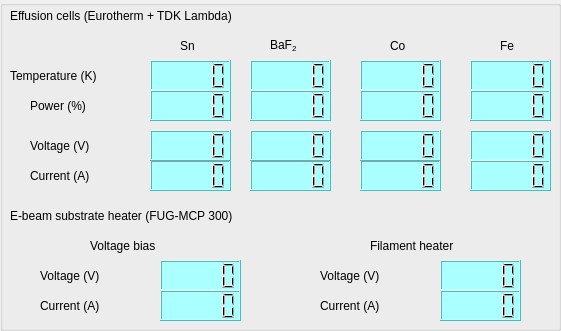
     <widget class="QGroupBox" name="groupBox_13">
      <property name="geometry">
       <rect>
        <x>0</x>
        <y>10</y>
        <width>561</width>
        <height>331</height>
       </rect>
      </property>
      <property name="title">
       <string/>
      </property>
      <widget class="QLabel" name="label_238">
       <property name="geometry">
        <rect>
         <x>10</x>
         <y>0</y>
         <width>471</width>
         <height>31</height>
        </rect>
       </property>
       <property name="styleSheet">
        <string notr="true">font: 12pt &quot;MS Shell Dlg 2&quot;;</string>
       </property>
       <property name="text">
        <string>Effusion cells (Eurotherm + TDK Lambda)</string>
       </property>
      </widget>
      <widget class="QLCDNumber" name="lcdNumber_98">
       <property name="geometry">
        <rect>
         <x>150</x>
         <y>60</y>
         <width>81</width>
         <height>31</height>
        </rect>
       </property>
       <property name="autoFillBackground">
        <bool>false</bool>
       </property>
       <property name="styleSheet">
        <string notr="true">background-color: rgb(170, 255, 255);</string>
       </property>
      </widget>
      <widget class="QLabel" name="label_239">
       <property name="geometry">
        <rect>
         <x>180</x>
         <y>30</y>
         <width>91</width>
         <height>31</height>
        </rect>
       </property>
       <property name="styleSheet">
        <string notr="true">font: 12pt &quot;MS Shell Dlg 2&quot;;</string>
       </property>
       <property name="text">
        <string>Sn</string>
       </property>
      </widget>
      <widget class="QLabel" name="label_240">
       <property name="geometry">
        <rect>
         <x>270</x>
         <y>30</y>
         <width>81</width>
         <height>31</height>
        </rect>
       </property>
       <property name="styleSheet">
        <string notr="true">font: 12pt &quot;MS Shell Dlg 2&quot;;</string>
       </property>
       <property name="text">
        <string>&lt;html&gt;&lt;head/&gt;&lt;body&gt;&lt;p&gt;BaF&lt;span style=&quot; vertical-align:sub;&quot;&gt;2&lt;/span&gt;&lt;/p&gt;&lt;/body&gt;&lt;/html&gt;</string>
       </property>
      </widget>
      <widget class="QLCDNumber" name="lcdNumber_99">
       <property name="geometry">
        <rect>
         <x>250</x>
         <y>60</y>
         <width>81</width>
         <height>31</height>
        </rect>
       </property>
       <property name="styleSheet">
        <string notr="true">background-color: rgb(170, 255, 255);</string>
       </property>
      </widget>
      <widget class="QLabel" name="label_241">
       <property name="geometry">
        <rect>
         <x>390</x>
         <y>30</y>
         <width>71</width>
         <height>31</height>
        </rect>
       </property>
       <property name="styleSheet">
        <string notr="true">font: 12pt &quot;MS Shell Dlg 2&quot;;</string>
       </property>
       <property name="text">
        <string>Co</string>
       </property>
      </widget>
      <widget class="QLabel" name="label_242">
       <property name="geometry">
        <rect>
         <x>500</x>
         <y>30</y>
         <width>41</width>
         <height>31</height>
        </rect>
       </property>
       <property name="styleSheet">
        <string notr="true">font: 12pt &quot;MS Shell Dlg 2&quot;;</string>
       </property>
       <property name="text">
        <string>Fe</string>
       </property>
      </widget>
      <widget class="QLCDNumber" name="lcdNumber_100">
       <property name="geometry">
        <rect>
         <x>360</x>
         <y>60</y>
         <width>81</width>
         <height>31</height>
        </rect>
       </property>
       <property name="styleSheet">
        <string notr="true">background-color: rgb(170, 255, 255);</string>
       </property>
      </widget>
      <widget class="QLCDNumber" name="lcdNumber_101">
       <property name="geometry">
        <rect>
         <x>470</x>
         <y>60</y>
         <width>81</width>
         <height>31</height>
        </rect>
       </property>
       <property name="styleSheet">
        <string notr="true">background-color: rgb(170, 255, 255);</string>
       </property>
      </widget>
      <widget class="QLabel" name="label_243">
       <property name="geometry">
        <rect>
         <x>10</x>
         <y>60</y>
         <width>161</width>
         <height>31</height>
        </rect>
       </property>
       <property name="styleSheet">
        <string notr="true">font: 10pt &quot;MS Shell Dlg 2&quot;;</string>
       </property>
       <property name="text">
        <string>Temperature (K)</string>
       </property>
      </widget>
      <widget class="QLabel" name="label_244">
       <property name="geometry">
        <rect>
         <x>30</x>
         <y>90</y>
         <width>131</width>
         <height>31</height>
        </rect>
       </property>
       <property name="styleSheet">
        <string notr="true">font: 10pt &quot;MS Shell Dlg 2&quot;;</string>
       </property>
       <property name="text">
        <string>Power (%)</string>
       </property>
      </widget>
      <widget class="QLCDNumber" name="lcdNumber_102">
       <property name="geometry">
        <rect>
         <x>360</x>
         <y>90</y>
         <width>81</width>
         <height>31</height>
        </rect>
       </property>
       <property name="styleSheet">
        <string notr="true">background-color: rgb(170, 255, 255);</string>
       </property>
      </widget>
      <widget class="QLCDNumber" name="lcdNumber_103">
       <property name="geometry">
        <rect>
         <x>250</x>
         <y>90</y>
         <width>81</width>
         <height>31</height>
        </rect>
       </property>
       <property name="styleSheet">
        <string notr="true">background-color: rgb(170, 255, 255);</string>
       </property>
      </widget>
      <widget class="QLCDNumber" name="lcdNumber_104">
       <property name="geometry">
        <rect>
         <x>470</x>
         <y>90</y>
         <width>81</width>
         <height>31</height>
        </rect>
       </property>
       <property name="styleSheet">
        <string notr="true">background-color: rgb(170, 255, 255);</string>
       </property>
      </widget>
      <widget class="QLCDNumber" name="lcdNumber_105">
       <property name="geometry">
        <rect>
         <x>150</x>
         <y>90</y>
         <width>81</width>
         <height>31</height>
        </rect>
       </property>
       <property name="styleSheet">
        <string notr="true">background-color: rgb(170, 255, 255);</string>
       </property>
      </widget>
      <widget class="QLabel" name="label_245">
       <property name="geometry">
        <rect>
         <x>30</x>
         <y>130</y>
         <width>161</width>
         <height>31</height>
        </rect>
       </property>
       <property name="styleSheet">
        <string notr="true">font: 10pt &quot;MS Shell Dlg 2&quot;;</string>
       </property>
       <property name="text">
        <string>Voltage (V)</string>
       </property>
      </widget>
      <widget class="QLabel" name="label_246">
       <property name="geometry">
        <rect>
         <x>30</x>
         <y>160</y>
         <width>161</width>
         <height>31</height>
        </rect>
       </property>
       <property name="styleSheet">
        <string notr="true">font: 10pt &quot;MS Shell Dlg 2&quot;;</string>
       </property>
       <property name="text">
        <string>Current (A)</string>
       </property>
      </widget>
      <widget class="QLCDNumber" name="lcdNumber_106">
       <property name="geometry">
        <rect>
         <x>360</x>
         <y>160</y>
         <width>81</width>
         <height>31</height>
        </rect>
       </property>
       <property name="styleSheet">
        <string notr="true">background-color: rgb(170, 255, 255);</string>
       </property>
      </widget>
      <widget class="QLCDNumber" name="lcdNumber_107">
       <property name="geometry">
        <rect>
         <x>360</x>
         <y>130</y>
         <width>81</width>
         <height>31</height>
        </rect>
       </property>
       <property name="styleSheet">
        <string notr="true">background-color: rgb(170, 255, 255);</string>
       </property>
      </widget>
      <widget class="QLCDNumber" name="lcdNumber_108">
       <property name="geometry">
        <rect>
         <x>250</x>
         <y>160</y>
         <width>81</width>
         <height>31</height>
        </rect>
       </property>
       <property name="styleSheet">
        <string notr="true">background-color: rgb(170, 255, 255);</string>
       </property>
      </widget>
      <widget class="QLCDNumber" name="lcdNumber_109">
       <property name="geometry">
        <rect>
         <x>150</x>
         <y>160</y>
         <width>81</width>
         <height>31</height>
        </rect>
       </property>
       <property name="styleSheet">
        <string notr="true">background-color: rgb(170, 255, 255);</string>
       </property>
      </widget>
      <widget class="QLCDNumber" name="lcdNumber_110">
       <property name="geometry">
        <rect>
         <x>250</x>
         <y>130</y>
         <width>81</width>
         <height>31</height>
        </rect>
       </property>
       <property name="styleSheet">
        <string notr="true">background-color: rgb(170, 255, 255);</string>
       </property>
      </widget>
      <widget class="QLCDNumber" name="lcdNumber_111">
       <property name="geometry">
        <rect>
         <x>470</x>
         <y>130</y>
         <width>81</width>
         <height>31</height>
        </rect>
       </property>
       <property name="styleSheet">
        <string notr="true">background-color: rgb(170, 255, 255);</string>
       </property>
      </widget>
      <widget class="QLCDNumber" name="lcdNumber_112">
       <property name="geometry">
        <rect>
         <x>470</x>
         <y>160</y>
         <width>81</width>
         <height>31</height>
        </rect>
       </property>
       <property name="styleSheet">
        <string notr="true">background-color: rgb(170, 255, 255);</string>
       </property>
      </widget>
      <widget class="QLCDNumber" name="lcdNumber_113">
       <property name="geometry">
        <rect>
         <x>150</x>
         <y>130</y>
         <width>81</width>
         <height>31</height>
        </rect>
       </property>
       <property name="styleSheet">
        <string notr="true">background-color: rgb(170, 255, 255);</string>
       </property>
      </widget>
      <widget class="QLabel" name="label_247">
       <property name="geometry">
        <rect>
         <x>10</x>
         <y>200</y>
         <width>471</width>
         <height>31</height>
        </rect>
       </property>
       <property name="styleSheet">
        <string notr="true">font: 12pt &quot;MS Shell Dlg 2&quot;;</string>
       </property>
       <property name="text">
        <string>E-beam substrate heater (FUG-MCP 300)</string>
       </property>
      </widget>
      <widget class="QLabel" name="label_248">
       <property name="geometry">
        <rect>
         <x>40</x>
         <y>290</y>
         <width>161</width>
         <height>31</height>
        </rect>
       </property>
       <property name="styleSheet">
        <string notr="true">font: 10pt &quot;MS Shell Dlg 2&quot;;</string>
       </property>
       <property name="text">
        <string>Current (A)</string>
       </property>
      </widget>
      <widget class="QLCDNumber" name="lcdNumber_114">
       <property name="geometry">
        <rect>
         <x>160</x>
         <y>260</y>
         <width>81</width>
         <height>31</height>
        </rect>
       </property>
       <property name="styleSheet">
        <string>background-color: rgb(170, 255, 255);</string>
       </property>
      </widget>
      <widget class="QLabel" name="label_249">
       <property name="geometry">
        <rect>
         <x>40</x>
         <y>260</y>
         <width>161</width>
         <height>31</height>
        </rect>
       </property>
       <property name="styleSheet">
        <string notr="true">font: 10pt &quot;MS Shell Dlg 2&quot;;</string>
       </property>
       <property name="text">
        <string>Voltage (V)</string>
       </property>
      </widget>
      <widget class="QLCDNumber" name="lcdNumber_115">
       <property name="geometry">
        <rect>
         <x>160</x>
         <y>290</y>
         <width>81</width>
         <height>31</height>
        </rect>
       </property>
       <property name="styleSheet">
        <string>background-color: rgb(170, 255, 255);</string>
       </property>
      </widget>
      <widget class="QLabel" name="label_250">
       <property name="geometry">
        <rect>
         <x>320</x>
         <y>290</y>
         <width>161</width>
         <height>31</height>
        </rect>
       </property>
       <property name="styleSheet">
        <string notr="true">font: 10pt &quot;MS Shell Dlg 2&quot;;</string>
       </property>
       <property name="text">
        <string>Current (A)</string>
       </property>
      </widget>
      <widget class="QLCDNumber" name="lcdNumber_116">
       <property name="geometry">
        <rect>
         <x>440</x>
         <y>260</y>
         <width>81</width>
         <height>31</height>
        </rect>
       </property>
       <property name="styleSheet">
        <string>background-color: rgb(170, 255, 255);</string>
       </property>
      </widget>
      <widget class="QLabel" name="label_251">
       <property name="geometry">
        <rect>
         <x>320</x>
         <y>260</y>
         <width>161</width>
         <height>31</height>
        </rect>
       </property>
       <property name="styleSheet">
        <string notr="true">font: 10pt &quot;MS Shell Dlg 2&quot;;</string>
       </property>
       <property name="text">
        <string>Voltage (V)</string>
       </property>
      </widget>
      <widget class="QLCDNumber" name="lcdNumber_117">
       <property name="geometry">
        <rect>
         <x>440</x>
         <y>290</y>
         <width>81</width>
         <height>31</height>
        </rect>
       </property>
       <property name="styleSheet">
        <string>background-color: rgb(170, 255, 255);</string>
       </property>
      </widget>
      <widget class="QLabel" name="label_252">
       <property name="geometry">
        <rect>
         <x>370</x>
         <y>230</y>
         <width>161</width>
         <height>31</height>
        </rect>
       </property>
       <property name="styleSheet">
        <string notr="true">font: 10pt &quot;MS Shell Dlg 2&quot;;</string>
       </property>
       <property name="text">
        <string>Filament heater</string>
       </property>
      </widget>
      <widget class="QLabel" name="label_253">
       <property name="geometry">
        <rect>
         <x>90</x>
         <y>230</y>
         <width>161</width>
         <height>31</height>
        </rect>
       </property>
       <property name="styleSheet">
        <string notr="true">font: 10pt &quot;MS Shell Dlg 2&quot;;</string>
       </property>
       <property name="text">
        <string>Voltage bias</string>
       </property>
      </widget>
     </widget>
